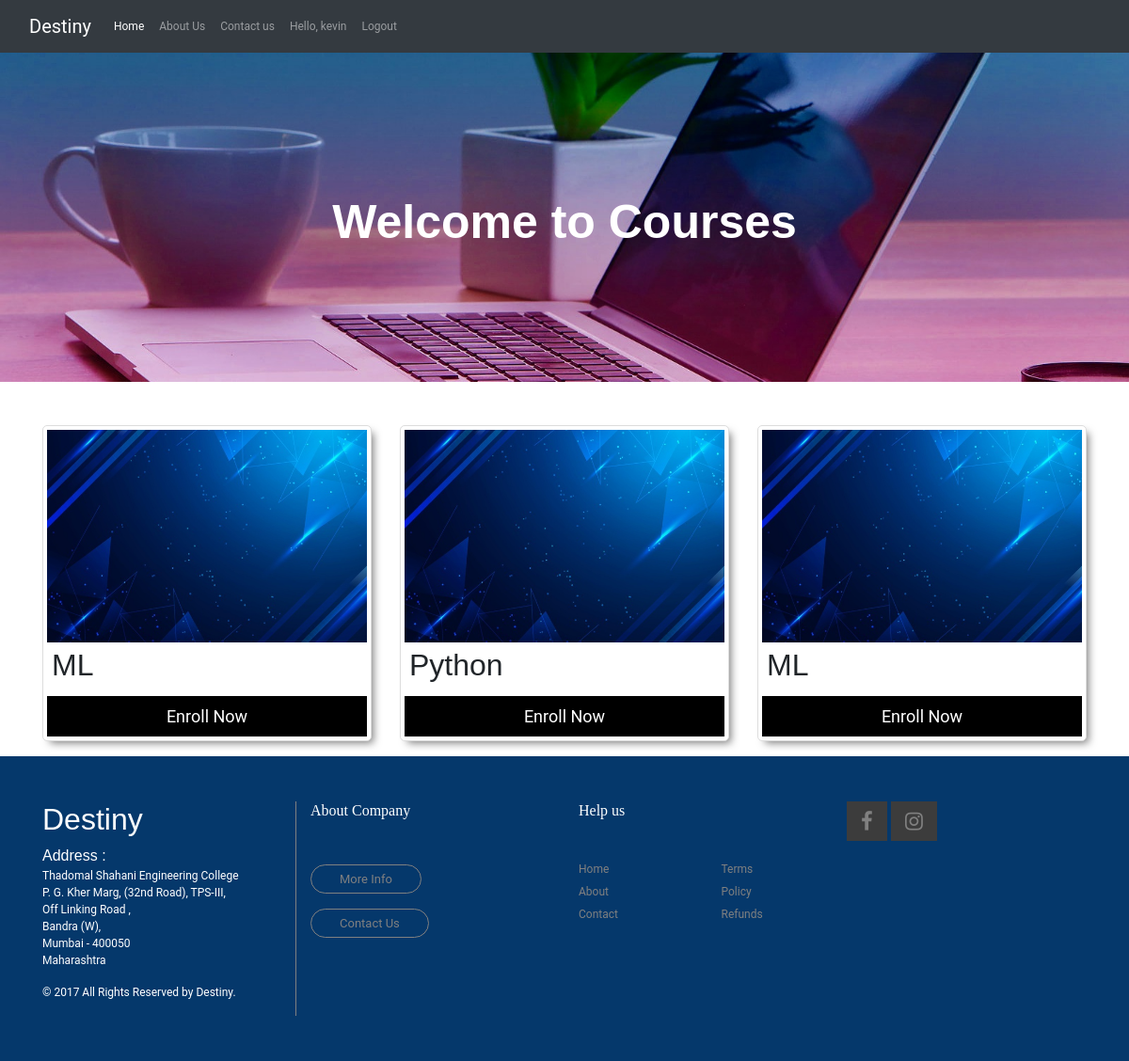
The app's page /course.html (signed in) with its own data.
### Home/models.py (models this page shows)
class course_upload(models.Model):
    topic_name = models.CharField(max_length=200)
    link=models.SlugField()
    desc = models.CharField(max_length=500)
    notes_file = models.FileField(upload_to="Material/")
    video_link = models.CharField(max_length=800,default='')

### Home/views.py (the view)
# urls.py: path('course.html', views.course, name='course.html'),
def course(request):
    m = course_upload.objects.all()
    return render(request, 'course.html', {"courses": m})

### templates/course.html (shortened to what this page needs)
{% extends 'base.html' %}
{% block body %}
<head>
	<link rel="stylesheet" href="https://stackpath.bootstrapcdn.com/bootstrap/4.4.1/css/bootstrap.min.css"
>
	<link rel="stylesheet" href="https://maxcdn.bootstrapcdn.com/font-awesome/4.4.0/css/font-awesome.min.css">
</head>
</head>
<body>
<div id='showcase' class="mb-6"><h2>Welcome to Courses</h2></div>
<div class="container">
<div class="row mb-8 ">
{% for course in courses %}
<div class="col-md-4">
	<div class='col-xs-4 card my-3'>
		<img src="/static/bluebg.jpg" alt="course image">
		<h2>{{ course.topic_name }}</h2>
		<a href="{%url 'coursePage' link=course.link %}"><button type="button">Enroll Now</button></a>
	</div>
</div>
{% endfor %}
</div>
</div>
{% endblock body %}

### templates/base.html (shortened to what this page needs)
{% load static %}
<!DOCTYPE html>
<html lang="en">
<head>
<link rel="stylesheet" href="Assets/css/catalogStyle.css">
<link href="https://cdn.jsdelivr.net/npm/bootstrap@5.0.0-beta3/dist/css/bootstrap.min.css" rel="stylesheet"
integrity="sha384-eOJMYsd53ii+scO/bJGFsiCZc+5NDVN2yr8+0RDqr0Ql0h+rP48ckxlpbzKgwra6">
</head>
<body>
<nav class="navbar navbar-dark navbar-expand-lg  navbar-dark bg-dark">
    <div class="container-fluid">
      <a class="navbar-brand" href="/">Destiny</a>
      <div class="collapse navbar-collapse" id="navbarSupportedContent">
        <ul class="navbar-nav me-auto mb-2 mb-lg-0">
          <li class="nav-item">
            <a class="nav-link active" aria-current="page" href="/">Home</a>
          </li>
          <li class="nav-item">
            <a class="nav-link" href="aboutus">About Us</a>
          </li>
          <li class="nav-item">
            <a class="nav-link" href="contactus">Contact us</a>
          </li>
            {% if user.is_authenticated %}
            <li class="nav-item">
                <a class="nav-link"> Hello, {{user.username}}</a></li>
            <li class="nav-item">
            <a class="nav-link" href="logout">Logout</a>
          </li>
            {% elif faculty.is_authenticated %}
            <li class="nav-item">
                <a class="nav-link"> Hello, {{faculty.username}}</a></li>
            <li class="nav-item">
            <a class="nav-link" href="logout">Logout</a>
          </li>
            {% endif %}
        </ul>
      </div>
    </div>
  </nav>
    {% block body %}
    {% endblock body %}
<link rel="stylesheet" href= "{% static 'css/footerStyle.css' %}">
<body>
<footer class="container-fluid py-5">
<div class="container">
   <div class="row">
      <div class="col-md-6">
         <div class="row">
            <div class="col-md-6 logo-part ">
                  <h2>Destiny</h2>
                  <address><span>
                    Address :
                    <p>Thadomal Shahani Engineering College<br>
                    P. G. Kher Marg, (32nd Road), TPS-III,<br>
                    Off Linking Road ,<br>
                    Bandra (W),<br>
                    Mumbai - 400050<br>
                    Maharashtra</p></span>
                  </address>
                  <p class="copyright-text">&copy; 2017 All Rights Reserved by
               <a href="index.html" style="color: White;">Destiny</a>.
            </div>
            <div class="col-md-6">
               <h6> About Company</h6>
               <a href="#" class="btn-footer"> More Info </a><br>
               <a href="#" class="btn-footer"> Contact Us</a>
            </div>
         </div>
      </div>
      <div class="col-md-6">
         <div class="row">
            <div class="col-md-6">
               <h6> Help us</h6>
               <div class="row ">
                  <div class="col-md-6">
                     <ul>
                        <li> <a href="/"> Home</a> </li>
                        <li> <a href="aboutus"> About</a> </li>
                        <li> <a href="contactus"> Contact</a> </li>
                     </ul>
                  </div>
                  <div class="col-md-6 px-4">
                     <ul>
                        <li> <a href="#"> Terms</a> </li>
                        <li> <a href="#"> Policy</a> </li>
                        <li> <a href="#"> Refunds</a> </li>
                     </ul>
                  </div>
               </div>
            </div>
            <div class="col-md-6 ">
               <div class="social">
                  <a href="aboutus.html"><i class="fa fa-facebook" aria-hidden="true"></i></a>
                  <a href="Contactus.html"><i class="fa fa-instagram" aria-hidden="true"></i></a>
               </div>
            </div>
         </div>
      </div>
   </div>
</div>
</body>
</html>

### static/catalogStyle.css (style rules this page uses)
#showcase { background:url('/Assets/img/head.jpeg') no-repeat ; background-color:#05386B; background-position: center; background-size: cover; min-height:400px; padding-top:50px; border-bottom:; }
#showcase h2 { margin-top:100px; text-align:center; font-weight: bold; font-size:50px; color:#fff; }
img { width: 100%; height: auto; }

### static/css/footerStyle.css (style rules this page uses)
body { font-family: 'Signika', sans-serif; }
footer { background-color: #05386B !important; color:#fff; }
footer p, a { font-size: 12px; font-family: 'Roboto', sans-serif; }
footer h6 { font-family: 'Playfair Display', serif; margin-bottom: 40px; position: relative; }
footer h6:after { position: absolute; content: ""; width: 12%; height: 1px; left: 0; bottom: -20px; }
.btn-footer { color: grey; text-decoration: none; border: 1px solid; border-radius: 43px; font-size: 13px; padding: 7px 30px; line-height: 47px; }
::placeholder { font-size: 10px; padding-left: 10px; font-style: italic; }
.social .fa { color: grey; font-size: 22px; padding: 10px 15px; background: #3c3c3c; }
footer ul li { list-style: none; display: block; }
footer ul { padding-left: 0; }
footer ul li a { text-decoration: none; color: grey; text-decoration:none; }
.logo-part { border-right: 1px solid grey; height: 100%; }

### templates/course.html (style rules this page uses)
Body { text-align:justify; }
#showcase { background:url('/static/sc.png') no-repeat ; background-color:#05386B; background-position: center; background-size: cover; min-height:350px; padding-top:50px; border-bottom:; margin-bottom:30px; }
#showcase h2 { margin-top:100px; text-align:center; font-weight: bold; font-size:50px; color:#fff; }
.card { background: #fff; border:#ddd solid .5px; border-radius: 5px; box-shadow: 5px 5px 8px -3px rgba(0, 0, 0, 0.5); padding:4px; margin: auto; margin-bottom:2%; }
.card img { width:100%; max-height:350px; }
.card h2 { padding:5px; }
button { border: none; padding: 8px; color: white; background-color: #000; text-align: center; width: 100%; font-size: 18px; }
a { text-decoration: none; color: black; }

### records on screen
course_upload: topic_name "ML"
course_upload: topic_name "Python"
course_upload: topic_name "ML"

### other values on screen
{{ user.username }} "kevin"
